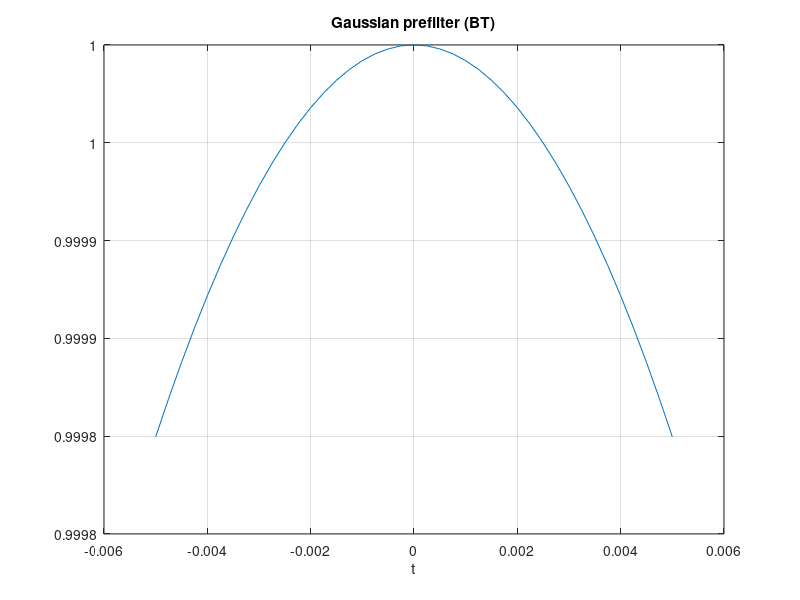

MATLAB code for this plot:
% GMSK
% Гаусс-префильтр BT=0.2..0.5

bt = 0.3;
fs2 = 4000;
tp = -0.005:1/fs2:0.005;
imp = exp(-(tp/bt).^2/(2*log(2)));
figure;
plot(tp, imp./max(imp));
title('Gaussian prefilter (BT)'); xlabel('t'); grid on;

%{
@play
{
 "title": "GMSK",
 "groups": [
  {
   "name": "Filter",
   "controls": [
    {
     "var": "bt",
     "label": "BT",
     "min": 0.2,
     "max": 0.5,
     "step": 0.05,
     "default": 0.3
    }
   ]
  }
 ]
}
%}
